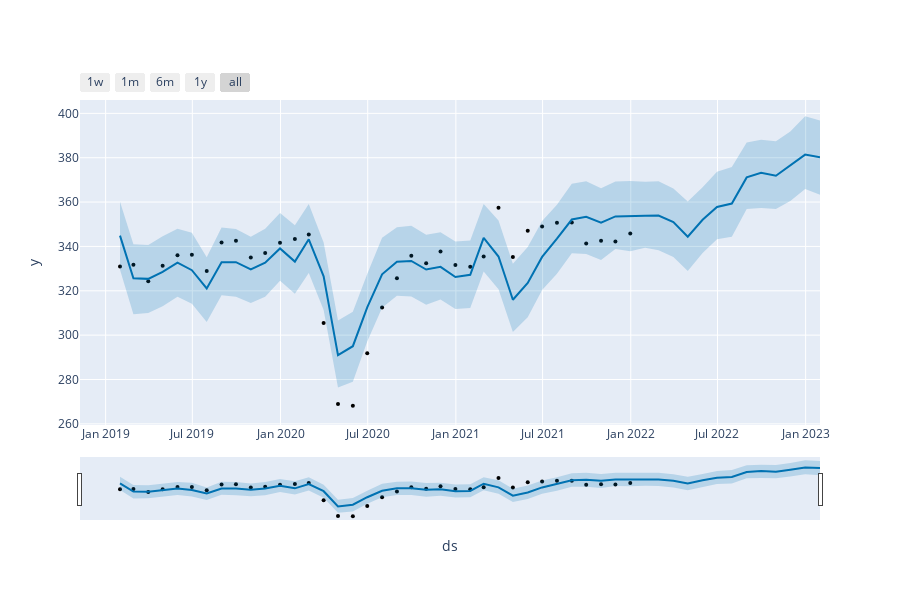

Notebook source saved alongside this figure:
### Code cell
plot_plotly(m4, predictions4)
